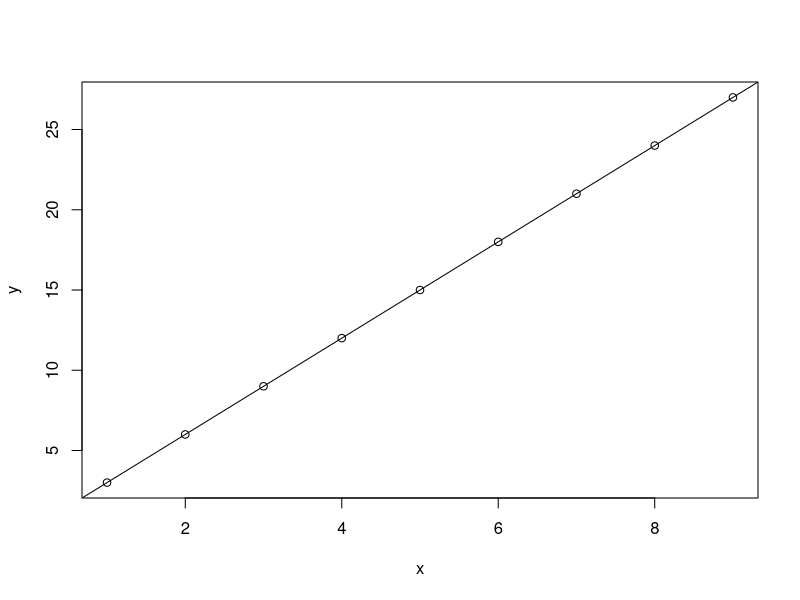
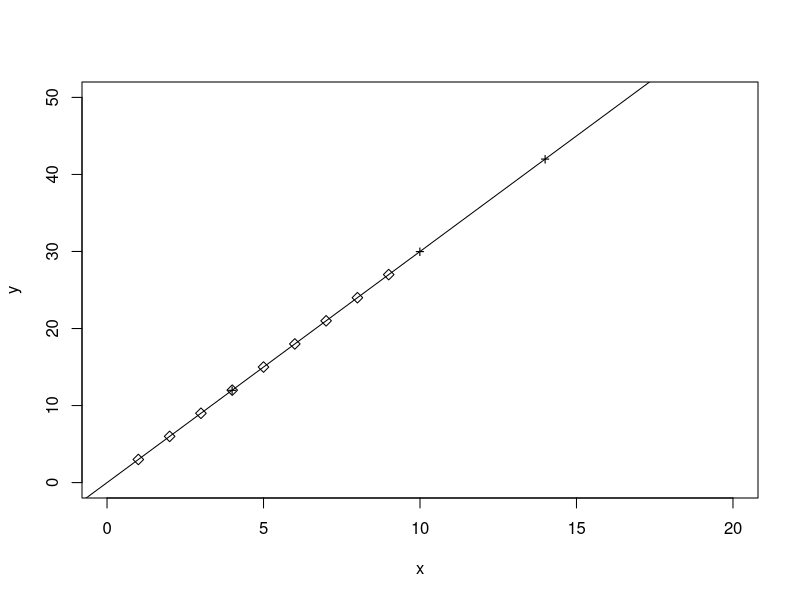
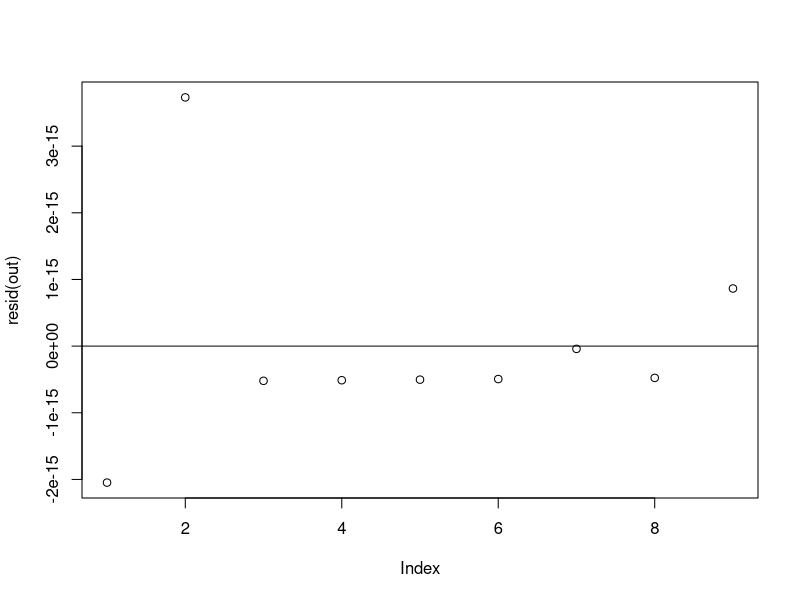

Reproduce these figures in R, in order. (Note: this script raises an error after producing the figures.)
x=c(1,2,3,4,5,6,7,8,9)
y=c(3,6,9,12,15,18,21,24,27)
h=data.frame(x,y)
h
plot(h)
out=lm(y~x,data=h)
out
summary(out)
abline(out)
#plot(out)
test=data.frame(x=c(14,4,10))
test
r=predict(out,test)
r
p=c(14,4,10)
k=data.frame(p,r)
k
plot(x,y,ylim=c(0,50),xlim = c(0,20),pch=5)
#points(rp,data=k,pch='+')
points(r~p,data=k,pch='+')
abline(out)
predict(out,data.frame(x=11),interval='confidence')
predict(out,data.frame(x=11))
cor(x,y)
resid(out)
plot(resid(out))
abline(h=0)

#############
x=c(95,85,)
y=c(3,6,9,12,15,18,21,24,27)
g=data.frame(x,y)
g
out
summary(out)
plot(x,y)
out=lm(y~x,data=h)
out
summary(out)
abline(out)
#plot(out)
test=data.frame(x=c(14,4,10))
test
r=predict(out,test)
r
p=c(14,4,10)
k=data.frame(p,r)
k
plot(x,y,ylim=c(0,50),xlim = c(0,20),pch=5)
#points(rp,data=k,pch='+')
points(r~p,data=k,pch='+')
abline(out)
predict(out,data.frame(x=11),interval='confidence')
predict(out,data.frame(x=11))
cor(x,y)
resid(out)
plot(resid(out))
abline(h=0)




m_x=mean(x)
m_x
m_y=mean(y)
m_y
a=x-m_x
a
b=y-m_y
b
aa=a*a
aa
cc=b*b
cc
bb=a*b
bb
b1=sum(bb)/sum(aa)
b0=mean(y)-b1*m_x
b1
b0


##1-sse/sst######################################
pred